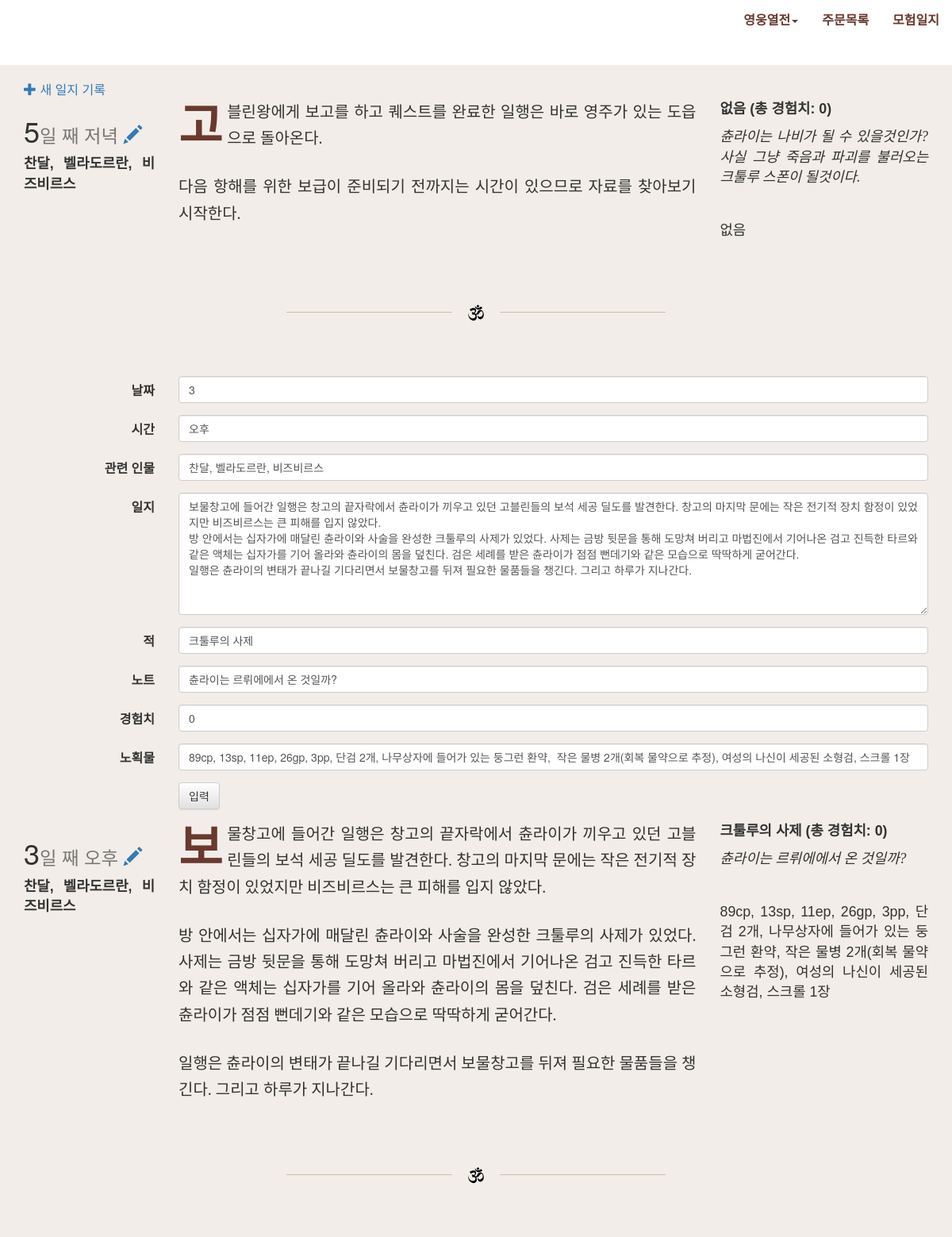
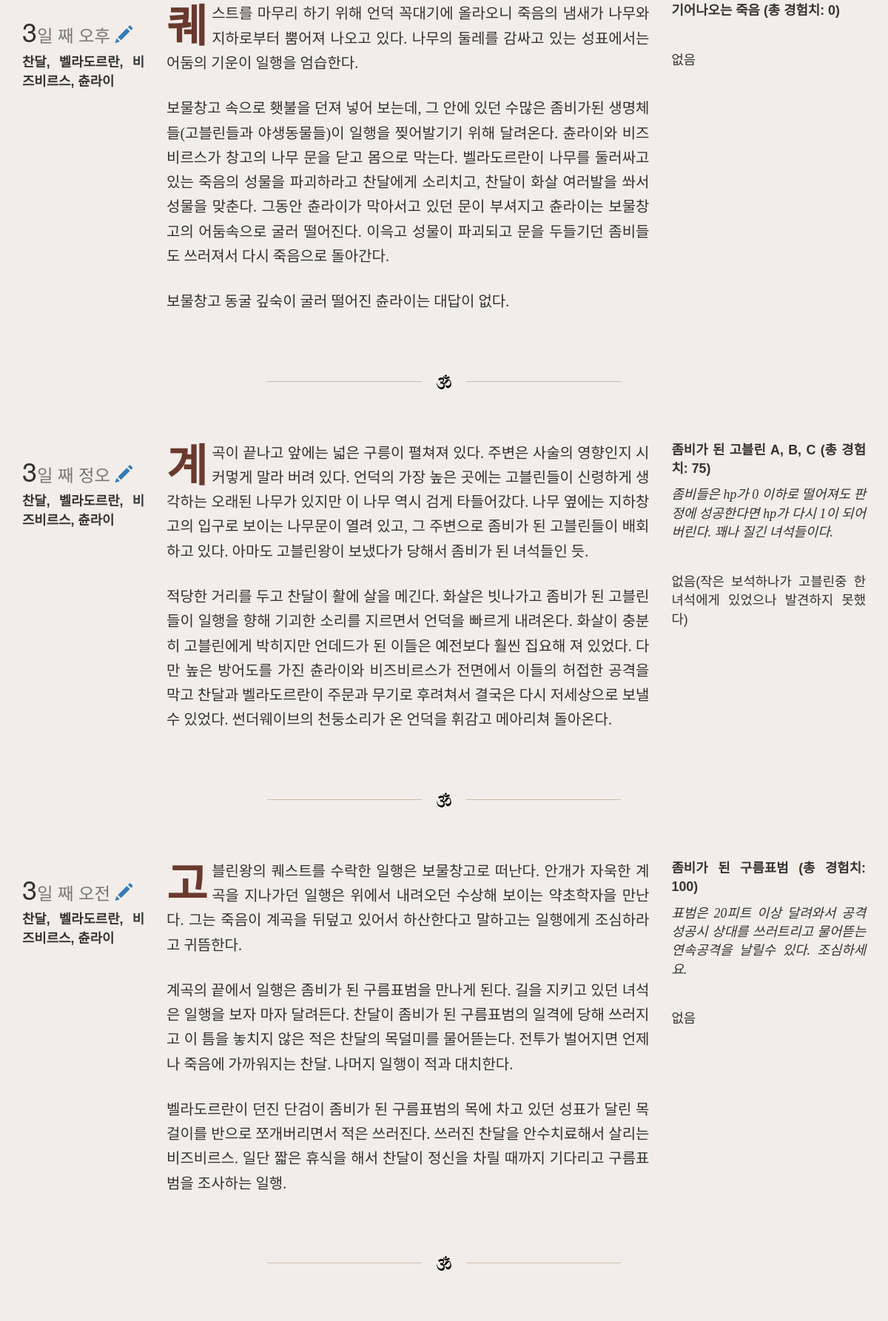
Screenshot of /logs.php?mode=modify&log=9 (upper part) with the database file from the repository (2 pictures, top to bottom).
### tables this page shows
CREATE TABLE log(date, time, chars, desc, enm, note, xps, loot);

### logs.php (the view, shortened to what this page needs)
<?php
include("header.php");
$logs = $db -> QUERY("SELECT rowid, * FROM log ORDER BY rowid DESC") or print "로그를 불러오는데 문제가 발생하였습니다: ".$db->lastErrorMsg();
?>
<div class="col-sx-12">
	<a href="?mode=new"><span class="glyphicon glyphicon-plus"></span> 새 일지 기록</a>
</div>
<?php WHILE ($log = $logs -> fetchArray(SQLITE3_ASSOC))	{ ?>
<?php
if ($_GET['mode'] == 'modify') {
	if ($_GET['log'] == $log['rowid']) {
	?>
<form action="logs.php" method="get" class="form-horizontal">
	<div class="form-group">
		<label class="col-sm-2 control-label">날짜</label>
		<div class="col-sm-10">
 			<input type="number" name="date" class="form-control" value="<?php echo $log['date']; ?>">
		</div>
	</div>
	<div class="form-group">
		<label class="col-sm-2 control-label">시간</label>
		<div class="col-sm-10">
			<input type="text" name="time" class="form-control" value="<?php echo $log['time']; ?>">
		</div>
	</div>
	<div class="form-group">
		<label class="col-sm-2 control-label">관련 인물</label>
		<div class="col-sm-10">
			<input type="text" name="chars" class="form-control" value="<?php echo $log['chars']; ?>">
		</div>
	</div>
	<div class="form-group">
		<label class="col-sm-2 control-label">일지</label>
		<div class="col-sm-10">
 	 		<textarea name="desc" class="form-control" rows="7"><?php echo $log['desc']; ?></textarea>
		</div>
	</div>
	<div class="form-group">
		<label class="col-sm-2 control-label">적</label>
		<div class="col-sm-10">
			<input type="text" name="enm" class="form-control" value="<?php echo $log['enm']; ?>">
		</div>
	</div>
	<div class="form-group">
		<label class="col-sm-2 control-label">노트</label>
		<div class="col-sm-10">
			<input type="text" name="note" class="form-control" value="<?php echo $log['note']; ?>">
		</div>
	</div>
	<div class="form-group">
		<label class="col-sm-2 control-label">경험치</label>
		<div class="col-sm-10">
			<input type="number" name="xps" class="form-control" value="<?php echo $log['xps']; ?>">
		</div>
	</div>
	<div class="form-group">
		<label class="col-sm-2 control-label">노획물</label>
		<div class="col-sm-10">
			<input type="text" name="loot" class="form-control" value="<?php echo $log['loot']; ?>">
		</div>
	</div>
	<div class="form-group">
		<label class="col-sm-2 control-label"></label>
		<div class="col-sm-10">
		  	<button class="btn btn-default" type="submit">입력</button>
		 </div>
	</div>
</form>
	<?php
}}
?>
<div class="row">
<div class="col-sm-2">
<?php echo '<h1>'.$log['date'].'<small>일 째 '.$log['time']; ?>	<a href="?mode=modify&log=<?php echo $log['rowid']; ?>"><span class="glyphicon glyphicon-pencil"></span></a></small></h1>
  	<p class="sans-serif sml wt7">	<?php echo $log['chars']; ?></p>
</div>
<div class="col-sm-7">
  <p class="desc"><?php echo nl2br($log['desc']); ?></p>
</div>
<div class="col-sm-3">
<p class="sans-serif sml wt7"><?php echo $log['enm'].' (총 경험치: '.$log['xps'].')'; ?></p>
<p class="serif sml itl"><?php echo $log['note']; ?></p><hr />
<p class="sans-serif sml"><?php echo $log['loot']; ?></p>
</div>
</div>
<div class="center">
<img src="seperator.svg" width="auto" height="20px" style="width: 60px; height: 60px; display: block; margin:0 auto; padding: 20px; position: relative; top: -50px;"/>
</div>
<?php } ?>
</div>
<?php
include("footer.php");
?>

### style.css (style rules this page uses)
body { font-family: "Helvetica Neue", Helvetica, Arial, 'Spoqa Han Sans', Sans-serif; font-size: 1.6rem; }
p { font-family: 'KoPub Batang', serif; font-size: 20px; text-align: justify; }
p.desc { line-height: 33.28px; }
p.desc:first-letter { font-family: 'Spoqa Han Sans', Sans-serif; font-size: 300%; font-weight: 700; float: left; margin-top: 18px; margin-right: 6px; color: #6a392e; }
.sans-serif { font-family: 'Spoqa Han Sans', sans-serif; }
.serif { font-family: 'KoPub Batang', serif; }
.sml { font-size: 111.2%; }
.wt7 { font-weight: 700; }
.itl { font-style: italic; letter-spacing: 0px; }
.center { text-align: center; }
.logSeperator + img { background-color: #f2ede8; }
@media (min-width: 768px) { body { background-color: #f2ede8; } }

### rows the page displays
log: date "5", time "저녁", chars "찬달, 벨라도르란, 비즈비르스", desc "고블린왕에게 보고를 하고 퀘스트를 완료한 일행은 바로 영주가 있는 도읍으로 돌아온다. 다음 항해를 위한 보급이 준비되기 전까지는 시간이 있으므로 자료를 찾아보기 시작한다.", enm "없음", xps "0", note "츈라이는 나비가 될 수 있을것인가? 사실 그냥 죽음과 파괴를 불러오는 크툴루 스폰이 될것이다.", loot "없음"
log: date "3", time "오후", chars "찬달, 벨라도르란, 비즈비르스", desc "보물창고에 들어간 일행은 창고의 끝자락에서 츈라이가 끼우고 있던 고블린들의 보석 세공 딜도를 발견한다. 창고의 마지막 문에는 작은 전기적 장치 함정이 있었지만 비즈비르스는 큰 피해를 입지 않았다. 방 안에서는 십자가에 매달린 츈라이와 사술을 완성한 크툴루의 사제가 있었다. 사제는 금방 뒷문을 통해 도망쳐 버리고 마법진에서 기어나온 검고 진득한 타르와 같은 액체는 십자가를 기어 올라와 츈라이의 몸을 덮친다. 검은 세례를 받은 츈라이가 점점 뻔데기와 같은 모습으로 딱딱하게 굳어간다. 일행은 츈라이의 변태가 끝나길 기다리면서 보물창고를 뒤져 필요한 물품들을 챙긴다. 그리고 하루가 지나간다.", enm "크툴루의 사제", note "츈라이는 르뤼에에서 온 것일까?", xps "0", loot "89cp, 13sp, 11ep, 26gp, 3pp, 단검 2개, 나무상자에 들어가 있는 둥그런 환약, 작은 물병 2개(회복 물약으로 추정), 여성의 나신이 세공된 소형검, 스크롤 1장"
log: date "3", time "오후", chars "찬달, 벨라도르란, 비즈비르스, 츈라이", desc "퀘스트를 마무리 하기 위해 언덕 꼭대기에 올라오니 죽음의 냄새가 나무와 지하로부터 뿜어져 나오고 있다. 나무의 둘레를 감싸고 있는 성표에서는 어둠의 기운이 일행을 엄습한다. 보물창고 속으로 횃불을 던져 넣어 보는데, 그 안에 있던 수많은 좀비가된 생명체들(고블린들과 야생동물들)이 일행을 찢어발기기 위해 달려온다. 츈라이와 비즈비르스가 창고의 나무 문을 닫고 몸으로 막는다. 벨라도르란이 나무를 둘러싸고 있는 죽음의 성물을 파괴하라고 찬달에게 소리치고, 찬달이 화살 여러발을 쏴서 성물을 맞춘다. 그동안 츈라이가 막아서고 있던 문이 부셔지고 츈라이는 보물창고의 어둠속으로 굴러 떨어진다. 이윽고 성물이 파괴되고 문을 두들기던 좀비들도 쓰러져서 다시 죽음으로 돌아간다. 보물창고 동굴 깊숙이 굴러 떨어진 츈라이는 대답이 없다.", enm "기어나오는 죽음", xps "0", loot "없음"
log: date "3", time "정오", chars "찬달, 벨라도르란, 비즈비르스, 츈라이", desc "계곡이 끝나고 앞에는 넓은 구릉이 펼쳐져 있다. 주변은 사술의 영향인지 시커멓게 말라 버려 있다. 언덕의 가장 높은 곳에는 고블린들이 신령하게 생각하는 오래된 나무가 있지만 이 나무 역시 검게 타들어갔다. 나무 옆에는 지하창고의 입구로 보이는 나무문이 열려 있고, 그 주변으로 좀비가 된 고블린들이 배회하고 있다. 아마도 고블린왕이 보냈다가 당해서 좀비가 된 녀석들인 듯. 적당한 거리를 두고 찬달이 활에 살을 메긴다. 화살은 빗나가고 좀비가 된 고블린들이 일행을 향해 기괴한 소리를 지르면서 언덕을 빠르게 내려온다. 화살이 충분히 고블린에게 박히지만 언데드가 된 이들은 예전보다 훨씬 집요해 져 있었다. 다만 높은 방어도를 가진 츈라이와 비즈비르스가 전면에서 이들의 허접한 공격을 막고 찬달과 벨라도르란이 주문과 무기로 후려쳐서 결국은 다시 저세상으로 보낼 수 있었다. 썬더웨이브의 천둥소리가 온 언덕을 휘감고 메아리쳐 돌아온다.", enm "좀비가 된 고블린 A, B, C", xps "75", note "좀비들은 hp가 0 이하로 떨어져도 판정에 성공한다면 hp가 다시 1이 되어 버린다. 꽤나 질긴 녀석들이다.", loot "없음(작은 보석하나가 고블린중 한 녀석에게 있었으나 발견하지 못했다)"
log: date "3", time "오전", chars "찬달, 벨라도르란, 비즈비르스, 츈라이", desc "고블린왕의 퀘스트를 수락한 일행은 보물창고로 떠난다. 안개가 자욱한 계곡을 지나가던 일행은 위에서 내려오던 수상해 보이는 약초학자을 만난다. 그는 죽음이 계곡을 뒤덮고 있어서 하산한다고 말하고는 일행에게 조심하라고 귀뜸한다. 계곡의 끝에서 일행은 좀비가 된 구름표범을 만나게 된다. 길을 지키고 있던 녀석은 일행을 보자 마자 달려든다. 찬달이 좀비가 된 구름표범의 일격에 당해 쓰러지고 이 틈을 놓치지 않은 적은 찬달의 목덜미를 물어뜯는다. 전투가 벌어지면 언제나 죽음에 가까워지는 찬달. 나머지 일행이 적과 대치한다. 벨라도르란이 던진 단검이 좀비가 된 구름표범의 목에 차고 있던 성표가 달린 목걸이를 반으로 쪼개버리면서 적은 쓰러진다. 쓰러진 찬달을 안수치료해서 살리는 비즈비르스. 일단 짧은 휴식을 해서 찬달이 정신을 차릴 때까지 기다리고 구름표범을 조사하는 일행.", enm "좀비가 된 구름표범", xps "100", note "표범은 20피트 이상 달려와서 공격 성공시 상대를 쓰러트리고 물어뜯는 연속공격을 날릴수 있다. 조심하세요.", loot "없음"
